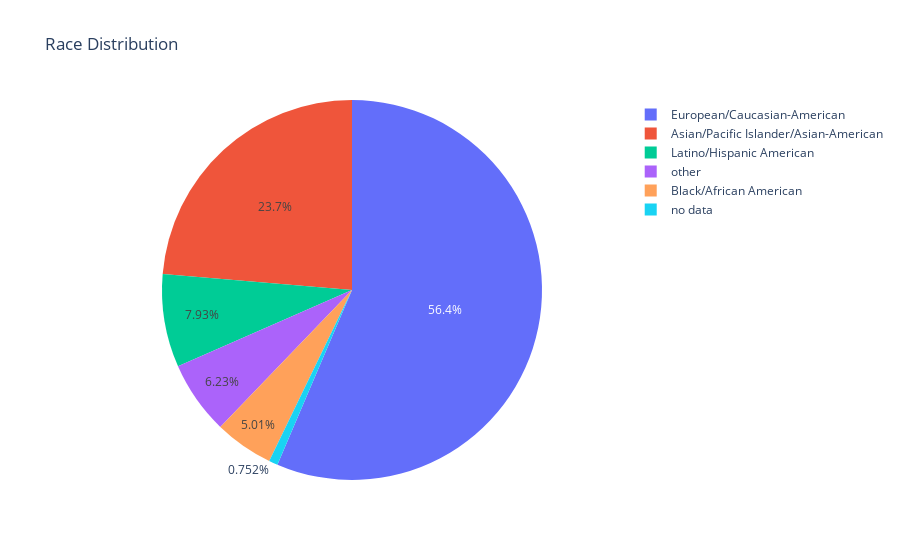

The cell this chart's notebook holds for it:
### Code cell
# Create race distribution table
race_counts = df['race'].value_counts()

# Generate pie chart
fig = px.pie(values=race_counts.values, names=race_counts.index, title="Race Distribution")
fig.show()

### Figure 1 — Plotly figure (JSON) as saved in the notebook; plotly's stock layout.template omitted (floating-point values rounded to 4 significant figures)
{"data": [{"domain": {"x": [0, 1], "y": [0, 1]}, "hovertemplate": "label=%{label}<br>value=%{value}<extra></extra>", "labels": ["European/Caucasian-American", "Asian/Pacific Islander/Asian-American", "Latino/Hispanic American", "other", "Black/African American", "no data"], "legendgroup": "", "name": "", "showlegend": true, "type": "pie", "values": [4727, 1982, 664, 522, 420, 63]}], "layout": {"legend": {"tracegroupgap": 0}, "title": {"text": "Race Distribution"}}}
